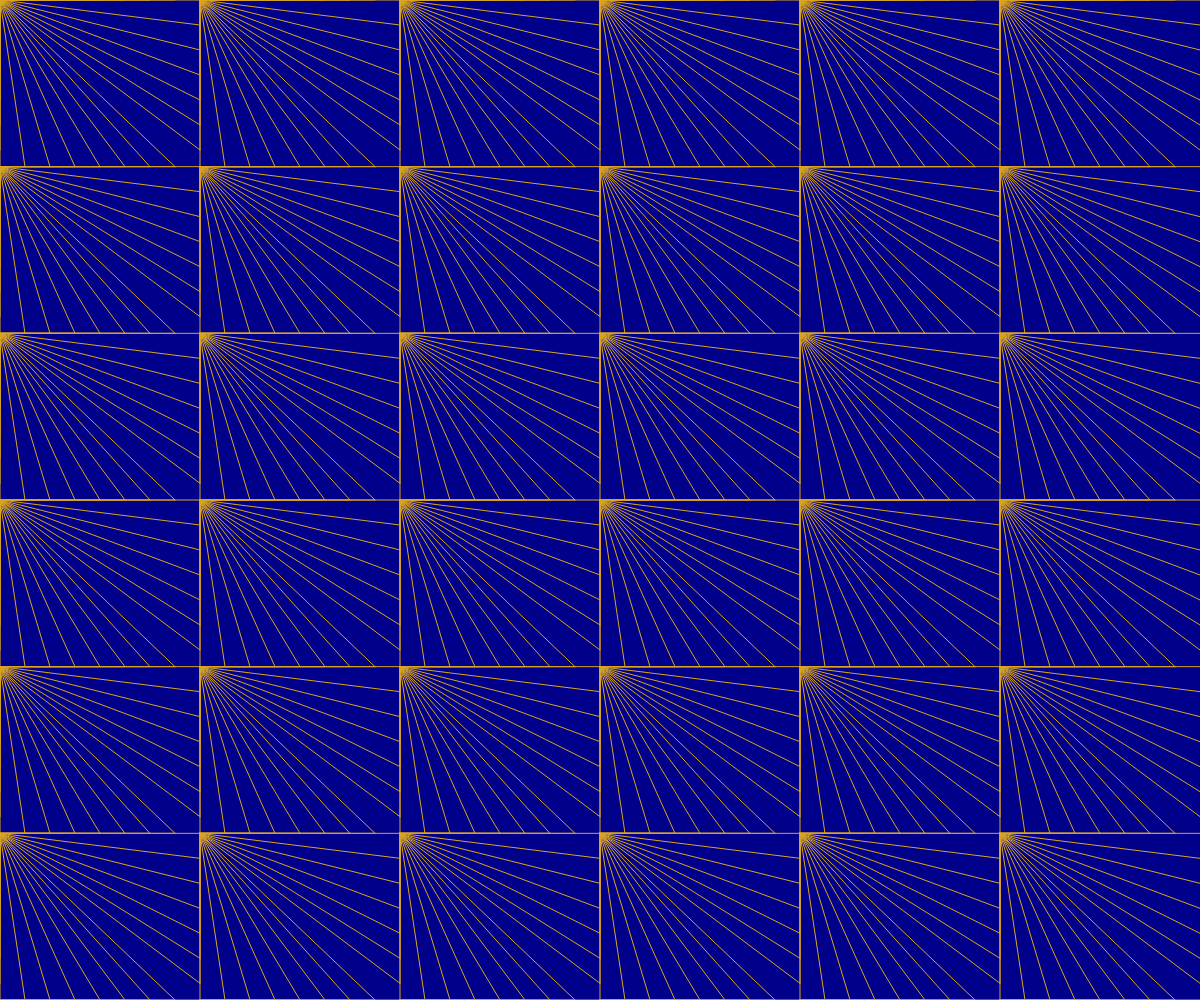
Frame 1 (no input)
Frame 60 (no input): identical to frame 1, image omitted
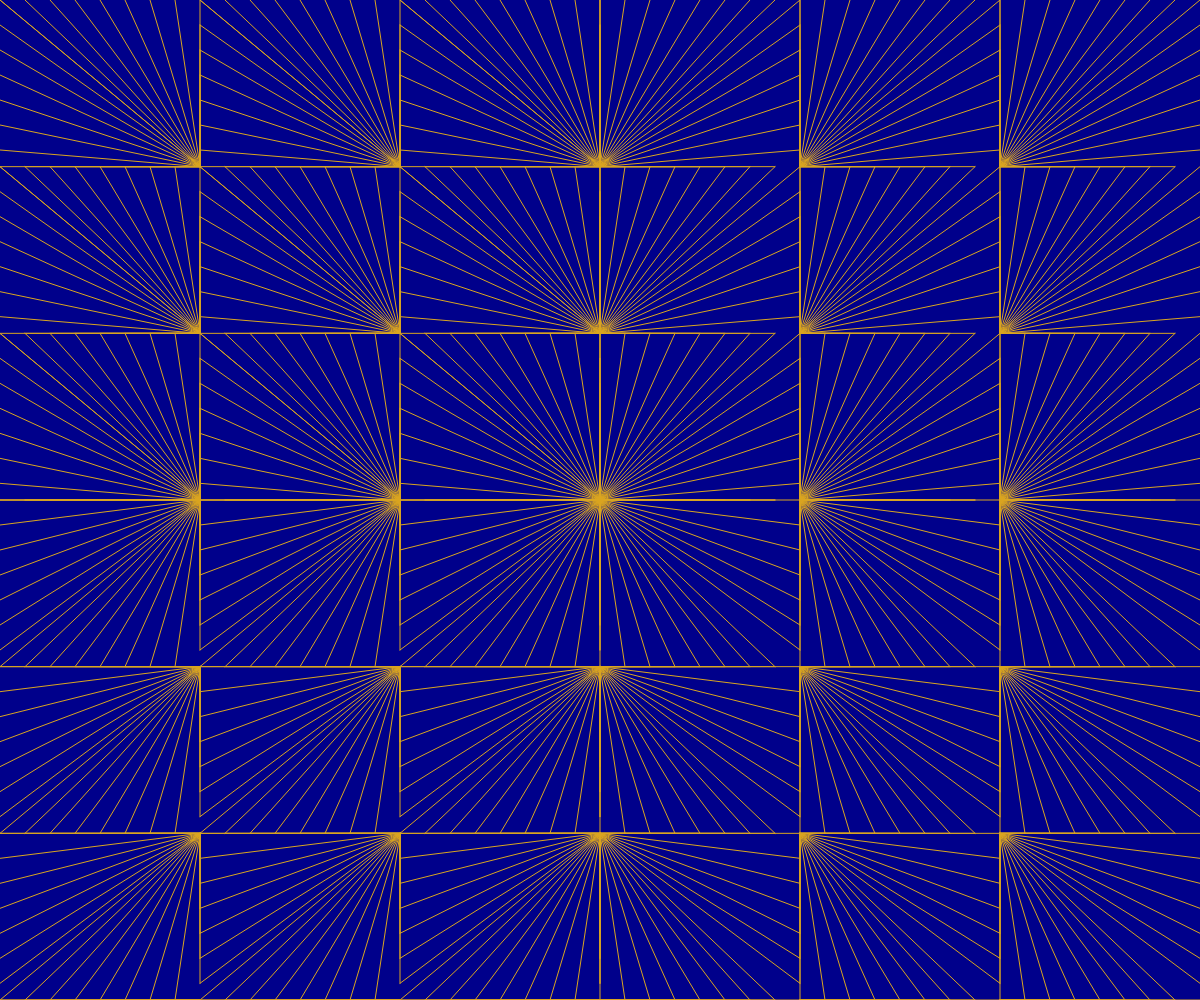
Frame 120 (the mouse pressed at the canvas centre since frame 60)

The p5.js sketch that drew these frames (run headless with seeded random() and noise() and a simulated clock; from frame 60 on, the mouse is pressed at the canvas centre):

// p5.js sketch
// ── sketch.js
let rowcol = 6;

function setup() {
  createCanvas(windowWidth, windowHeight);
  //noLoop();
}

function draw() {
  background("#00008b");
  stroke("goldenrod");
  strokeWeight(1);
  renderDesign(rowcol,rowcol)
}


function grid(rows, cols){
  for(let i = width/cols; i < width; i += width/cols){
    line(i, 0, i, height);
  }
  for(let i = height/rows; i < height; i+= height/rows){
    line(0,i, width, i);
  }
}

function renderDesign(rows,cols){
  let cellW = width/cols;
  let cellH = height/rows;
  for(let i = 0; i < width; i+= cellW){
    for (let j = 0; j < height; j += cellH){
      let lineFocalPtX;// = mouseX/rowcol + i;
      let lineFocalPtY;//  =  mouseY/rowcol + j;
      let maxX = cellW + i;
      let maxY = cellH + j;
      let minX = i;
      let minY = j;
      
      if (minX < mouseX && mouseX < maxX && minY < mouseY && mouseY < maxY){
        lineFocalPtX = mouseX;
        lineFocalPtY = mouseY;
      }
      else if(minX < mouseX && mouseX < maxX){
        // same col
        lineFocalPtX = mouseX;
        lineFocalPtY = mouseY < minY ? minY : maxY;
      }
      else if(minY < mouseY && mouseY < maxY){
        // same col
        lineFocalPtY = mouseY;
        lineFocalPtX = mouseX < minX ? minX : maxX;
      }
      else{
        if (maxX <= mouseX && maxY <= mouseY)
        {
          lineFocalPtX = maxX;
          lineFocalPtY = maxY;
        }
        else if(maxX <= mouseX)
        {
          lineFocalPtX = maxX;
          lineFocalPtY = minY;
        }
        else if(maxY <= mouseY)
        {
          lineFocalPtX = minX;
          lineFocalPtY = maxY;
        }
        else
        {
          lineFocalPtX = minX;
          lineFocalPtY = minY;       
        }
      }
      

      
      for (let k = minX; k < maxX; k += (maxX-minX)/8)
      {
        line(lineFocalPtX, lineFocalPtY,k, minY);
        line(lineFocalPtX, lineFocalPtY,k, maxY);
      }
      for (let k = minY; k < maxY; k += (maxX-minX)/8)
      {
        line(lineFocalPtX, lineFocalPtY,minX,k);
        line(lineFocalPtX, lineFocalPtY,maxX,k);
      }
      
    }
  }
}
